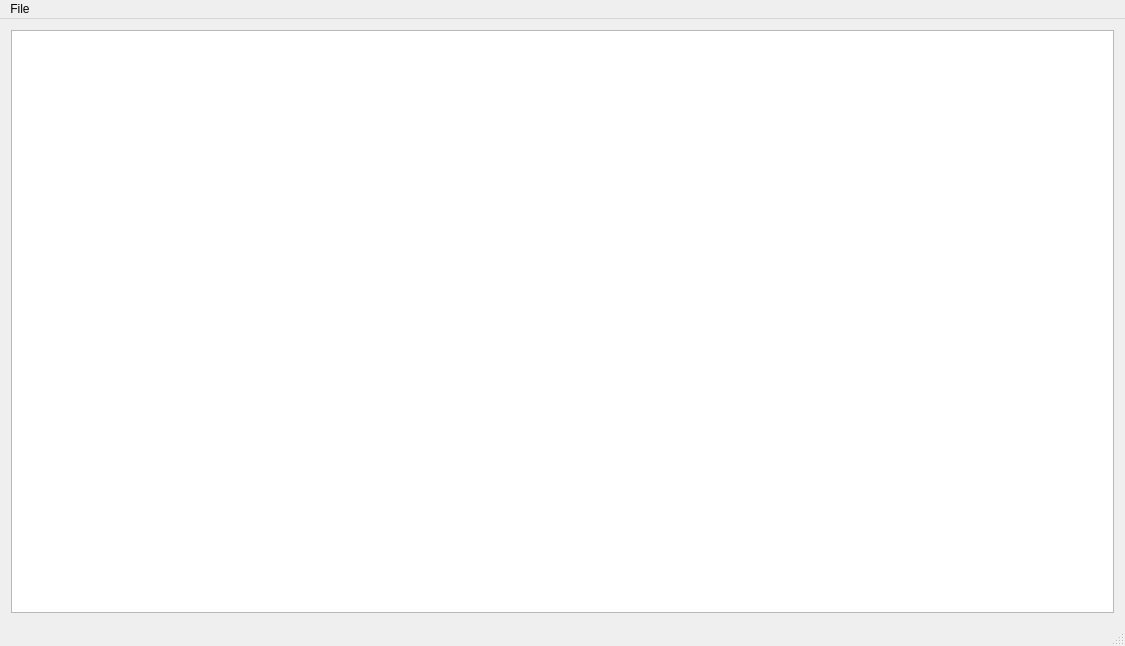
<?xml version="1.0" encoding="UTF-8"?>
<ui version="4.0">
 <class>ImageClassifierWindowClass</class>
 <widget class="QMainWindow" name="ImageClassifierWindowClass">
  <property name="geometry">
   <rect>
    <x>0</x>
    <y>0</y>
    <width>1125</width>
    <height>646</height>
   </rect>
  </property>
  <property name="windowTitle">
   <string>ImageClassifierWindow</string>
  </property>
  <widget class="QWidget" name="centralWidget">
   <layout class="QGridLayout" name="gridLayout">
    <item row="0" column="0">
     <widget class="QCategoryView" name="view"/>
    </item>
   </layout>
  </widget>
  <widget class="QStatusBar" name="statusBar"/>
  <widget class="QMenuBar" name="menuBar">
   <property name="geometry">
    <rect>
     <x>0</x>
     <y>0</y>
     <width>1125</width>
     <height>21</height>
    </rect>
   </property>
   <widget class="QMenu" name="menuFile">
    <property name="title">
     <string>File</string>
    </property>
    <addaction name="actionAddImage"/>
   </widget>
   <addaction name="menuFile"/>
  </widget>
  <action name="actionAddImage">
   <property name="text">
    <string>Insert Image(s)</string>
   </property>
  </action>
 </widget>
 <layoutdefault spacing="6" margin="11"/>
 <customwidgets>
  <customwidget>
   <class>QCategoryView</class>
   <extends>QGraphicsView</extends>
   <header>QCategoryView.h</header>
  </customwidget>
 </customwidgets>
 <resources>
  <include location="imageclassifierwindow.qrc"/>
 </resources>
 <connections/>
</ui>
